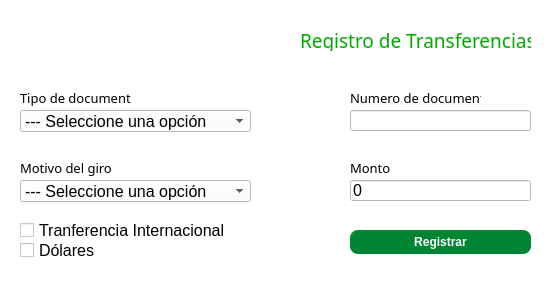
<?xml version="1.0" encoding="UTF-8"?>
<ui version="4.0">
 <class>Dialog</class>
 <widget class="QDialog" name="Dialog">
  <property name="windowModality">
   <enum>Qt::ApplicationModal</enum>
  </property>
  <property name="geometry">
   <rect>
    <x>0</x>
    <y>0</y>
    <width>556</width>
    <height>293</height>
   </rect>
  </property>
  <property name="windowTitle">
   <string>Registrar Transacciones</string>
  </property>
  <property name="styleSheet">
   <string notr="true">background-color: rgb(255, 255, 255);</string>
  </property>
  <widget class="QLabel" name="label">
   <property name="geometry">
    <rect>
     <x>10</x>
     <y>10</y>
     <width>231</width>
     <height>51</height>
    </rect>
   </property>
   <property name="styleSheet">
    <string notr="true">background-color: transparent;</string>
   </property>
   <property name="text">
    <string/>
   </property>
   <property name="pixmap">
    <pixmap>../img/logo.png</pixmap>
   </property>
   <property name="scaledContents">
    <bool>true</bool>
   </property>
  </widget>
  <widget class="QLabel" name="label_2">
   <property name="geometry">
    <rect>
     <x>300</x>
     <y>30</y>
     <width>231</width>
     <height>21</height>
    </rect>
   </property>
   <property name="font">
    <font>
     <family>Monotype Koufi</family>
     <pointsize>14</pointsize>
    </font>
   </property>
   <property name="styleSheet">
    <string notr="true">color: rgb(0, 170, 0);</string>
   </property>
   <property name="text">
    <string>Registro de Transferencias</string>
   </property>
  </widget>
  <widget class="QLabel" name="label_3">
   <property name="geometry">
    <rect>
     <x>20</x>
     <y>90</y>
     <width>111</width>
     <height>16</height>
    </rect>
   </property>
   <property name="font">
    <font>
     <family>Monotype Koufi</family>
     <pointsize>10</pointsize>
    </font>
   </property>
   <property name="text">
    <string>Tipo de documento</string>
   </property>
  </widget>
  <widget class="QComboBox" name="cbTipo">
   <property name="geometry">
    <rect>
     <x>20</x>
     <y>110</y>
     <width>231</width>
     <height>22</height>
    </rect>
   </property>
   <property name="font">
    <font>
     <pointsize>12</pointsize>
    </font>
   </property>
   <item>
    <property name="text">
     <string>--- Seleccione una opción</string>
    </property>
   </item>
   <item>
    <property name="text">
     <string>INE</string>
    </property>
   </item>
   <item>
    <property name="text">
     <string>Pasaporte</string>
    </property>
   </item>
   <item>
    <property name="text">
     <string>VISA</string>
    </property>
   </item>
  </widget>
  <widget class="QLabel" name="label_4">
   <property name="geometry">
    <rect>
     <x>350</x>
     <y>90</y>
     <width>131</width>
     <height>16</height>
    </rect>
   </property>
   <property name="font">
    <font>
     <family>Monotype Koufi</family>
     <pointsize>10</pointsize>
    </font>
   </property>
   <property name="text">
    <string>Numero de documento</string>
   </property>
  </widget>
  <widget class="QLineEdit" name="txtDocumento">
   <property name="geometry">
    <rect>
     <x>350</x>
     <y>110</y>
     <width>181</width>
     <height>21</height>
    </rect>
   </property>
   <property name="font">
    <font>
     <pointsize>12</pointsize>
    </font>
   </property>
  </widget>
  <widget class="QLabel" name="label_5">
   <property name="geometry">
    <rect>
     <x>350</x>
     <y>160</y>
     <width>131</width>
     <height>16</height>
    </rect>
   </property>
   <property name="font">
    <font>
     <family>Monotype Koufi</family>
     <pointsize>10</pointsize>
    </font>
   </property>
   <property name="text">
    <string>Monto</string>
   </property>
  </widget>
  <widget class="QLabel" name="label_6">
   <property name="geometry">
    <rect>
     <x>20</x>
     <y>160</y>
     <width>111</width>
     <height>16</height>
    </rect>
   </property>
   <property name="font">
    <font>
     <family>Monotype Koufi</family>
     <pointsize>10</pointsize>
    </font>
   </property>
   <property name="text">
    <string>Motivo del giro</string>
   </property>
  </widget>
  <widget class="QComboBox" name="cbMotivo">
   <property name="geometry">
    <rect>
     <x>20</x>
     <y>180</y>
     <width>231</width>
     <height>22</height>
    </rect>
   </property>
   <property name="font">
    <font>
     <pointsize>12</pointsize>
    </font>
   </property>
   <item>
    <property name="text">
     <string>--- Seleccione una opción</string>
    </property>
   </item>
   <item>
    <property name="text">
     <string>Honorarios/Servicios Técnicos</string>
    </property>
   </item>
   <item>
    <property name="text">
     <string>Remesas/Giros</string>
    </property>
   </item>
   <item>
    <property name="text">
     <string>Donacionaes</string>
    </property>
   </item>
  </widget>
  <widget class="QLineEdit" name="txtMonto">
   <property name="geometry">
    <rect>
     <x>350</x>
     <y>180</y>
     <width>181</width>
     <height>21</height>
    </rect>
   </property>
   <property name="font">
    <font>
     <pointsize>12</pointsize>
    </font>
   </property>
   <property name="text">
    <string>0</string>
   </property>
  </widget>
  <widget class="QCheckBox" name="checkInternacional">
   <property name="geometry">
    <rect>
     <x>20</x>
     <y>220</y>
     <width>211</width>
     <height>20</height>
    </rect>
   </property>
   <property name="font">
    <font>
     <pointsize>12</pointsize>
    </font>
   </property>
   <property name="text">
    <string>Tranferencia Internacional</string>
   </property>
  </widget>
  <widget class="QCheckBox" name="checkDolares">
   <property name="geometry">
    <rect>
     <x>20</x>
     <y>240</y>
     <width>81</width>
     <height>20</height>
    </rect>
   </property>
   <property name="font">
    <font>
     <pointsize>12</pointsize>
    </font>
   </property>
   <property name="text">
    <string>Dólares</string>
   </property>
  </widget>
  <widget class="QPushButton" name="btnRegistrar">
   <property name="geometry">
    <rect>
     <x>350</x>
     <y>230</y>
     <width>181</width>
     <height>24</height>
    </rect>
   </property>
   <property name="font">
    <font>
     <pointsize>9</pointsize>
     <bold>true</bold>
    </font>
   </property>
   <property name="cursor">
    <cursorShape>PointingHandCursor</cursorShape>
   </property>
   <property name="styleSheet">
    <string notr="true">background-color: rgb(0, 133, 51);
color: rgb(255, 255, 255);
border-radius: 8px;</string>
   </property>
   <property name="text">
    <string>Registrar</string>
   </property>
  </widget>
 </widget>
 <resources/>
 <connections/>
</ui>
